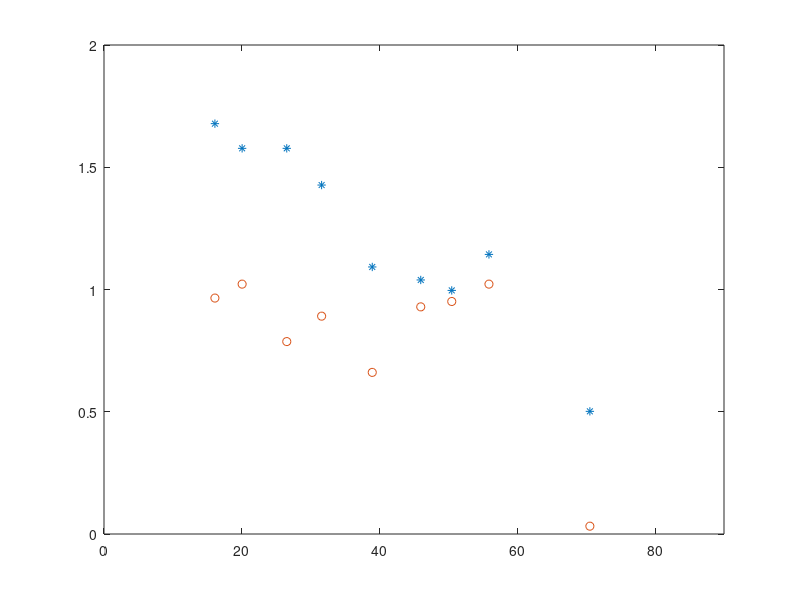

This chart was generated by the following MATLAB code:
A = [0.104751774	16.1
0.0984504708	20.05
0.0984504708	26.53
0.0890785066	31.59
0.0681702029	38.94
0.0648506239	45.98
0.0621822641	50.48
0.0713759271	55.88
0.0313111838	70.53
0.0616853585	93.37
0.0613550802	109.47
0.0858559414	121.01
0.0727221817	129.52
0.0793324481	141.41
0.0766187237	148.41
0.0766871818	159.95

];

y_lit=[
0.965
1.022
0.787
0.891
0.661
0.929
0.951
1.022
0.032
1.022
1.022
1.339
0.956
1.317
1.18
1.519
];

fac = 1.60218e-19/(1e-10*1e-10);
x = A(:,2);
y = A(:,1)*fac;

plot(x,y,'*');
xlim([0,90]);
ylim([0,2.0]);
hold on;


plot(x,y_lit,'o');
